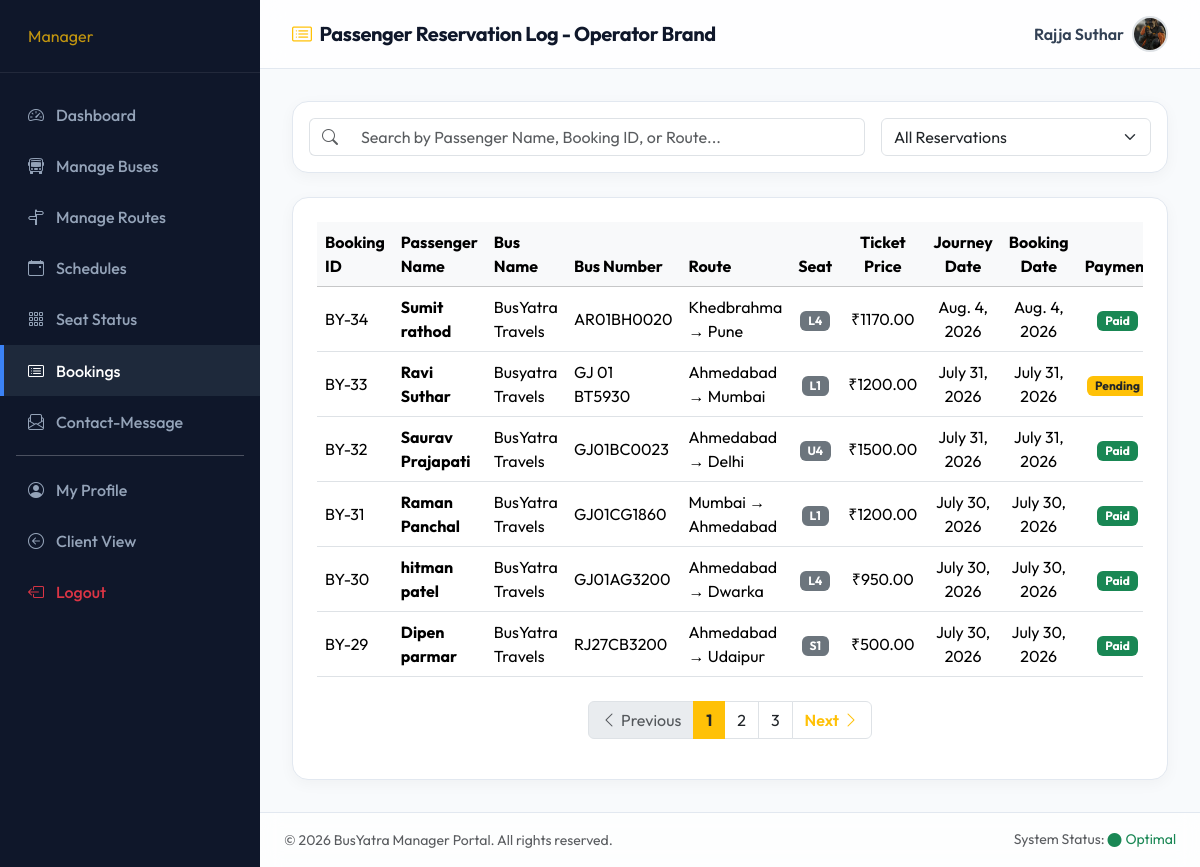
The app's page /manager-bookings/ (signed in) with its own data.
### Bus/models.py (models this page shows, shortened)
class User(models.Model):
    name = models.CharField(max_length=100)
    email = models.EmailField(unique=True)
    phone = models.CharField(max_length=15, unique=True)
    password = models.CharField(max_length=100)
    profile =models.ImageField(default='', upload_to='profile/')
    usertype = models.CharField(max_length=20, default="customer")

class Booking(models.Model):
    user = models.ForeignKey(User, on_delete=models.CASCADE)
    bus = models.ForeignKey(Bus, on_delete=models.CASCADE)
    seat_number = models.CharField(max_length=10)
    passenger_name = models.CharField(max_length=100)
    passenger_age = models.IntegerField()
    passenger_gender = models.CharField(max_length=10)
    amount = models.DecimalField(max_digits=10, decimal_places=2)
    booking_date = models.DateField(auto_now_add=True)
    travel_date = models.DateField()
    STATUS_CHOICES = [
        ('booked', 'Booked'),
        ('cancelled', 'Cancelled'),
        ('completed', 'Completed'),
    ]
    status = models.CharField(
        max_length=20,
        choices=STATUS_CHOICES,
        default='booked'
    )
    payment_id = models.CharField(
        max_length=150,
        blank=True,
        null=True
    )
    razorpay_order_id = models.CharField(
        max_length=150,
        blank=True,
        null=True
    )
    razorpay_signature = models.CharField(
        max_length=255,
        blank=True,
        null=True
    )
    payment = models.BooleanField(default=False)
    booking_status = models.CharField(
        max_length=20,
        default='booked'
    )
    payment_status = models.CharField(
        max_length=20,
        default='pending'
    )

class Bus(models.Model):
    manager = models.ForeignKey(User, on_delete=models.CASCADE)
    bus_name = models.CharField(max_length=100)
    bus_number = models.CharField(max_length=20)
    bus_type = models.CharField(max_length=20)
    source = models.CharField(max_length=100)
    destination = models.CharField(max_length=100)
    departure_time = models.TimeField()
    arrival_time = models.TimeField()
    total_seats = models.IntegerField()
    available_seats = models.IntegerField()
    fare = models.DecimalField(max_digits=10, decimal_places=2)
    image = models.ImageField(default='', upload_to='bus/')

### Bus/views.py (the view)
# urls.py: path('manager-bookings/', views.manager_bookings, name='manager_bookings')  ,
def manager_bookings(request):
    manager = get_manager_user(request)
    if not manager:
        return redirect('login')
    buses = Bus.objects.filter(manager=manager)
    bookings_list = Booking.objects.filter(bus__in=buses).order_by('-booking_date')
    paginator = Paginator(bookings_list, 6)
    page = request.GET.get('page', 1)
    try:
        bookings = paginator.page(page)
    except PageNotAnInteger:
        bookings = paginator.page(1)
    except EmptyPage:
        bookings = paginator.page(paginator.num_pages)
    return render(request, 'manager-bookings.html', {'bookings': bookings, 'page_obj': bookings})

### Bus/templates/manager-bookings.html (shortened to what this page needs)
{% load static %}
<!DOCTYPE html>
<html lang="en">
<head>
    <link href="https://cdn.jsdelivr.net/npm/bootstrap@5.3.2/dist/css/bootstrap.min.css" rel="stylesheet">
    <link href="https://cdn.jsdelivr.net/npm/bootstrap-icons@1.11.2/font/bootstrap-icons.min.css" rel="stylesheet">
    <link rel="stylesheet" href="{% static 'assets/css/style.css' %}">
</head>
<body>
    <div class="admin-wrapper">
        <nav class="admin-sidebar">
            <div class="sidebar-header">
                <span class="fs-6 text-warning ms-1 opacity-75">Manager</span>
            </div>
            <div class="nav flex-column mt-3">
                <a href="{% url 'manager_dashboard' %}" class="nav-link" id="sidebar-dashboard"><i
                        class="bi bi-speedometer2"></i>Dashboard</a>
                <a href="{% url 'manager_buses' %}" class="nav-link" id="sidebar-buses"><i
                        class="bi bi-bus-front"></i>Manage Buses</a>
                <a href="{% url 'manager_routes' %}" class="nav-link" id="sidebar-routes"><i
                        class="bi bi-signpost-split"></i>Manage Routes</a>
                <a href="{% url 'manager_schedules' %}" class="nav-link" id="sidebar-schedules"><i
                        class="bi bi-calendar-event"></i>Schedules</a>
                <a href="{% url 'manager_seats' %}" class="nav-link" id="sidebar-seats"><i
                        class="bi bi-grid-3x3-gap"></i>Seat Status</a>
                <a href="{% url 'manager_bookings' %}" class="nav-link active" id="sidebar-bookings"><i
                        class="bi bi-card-list"></i>Bookings</a>
                <a href="{% url 'contact_message' %}" class="nav-link" id="sidebar-contact"><i
                        class="bi bi-envelope-paper"></i>Contact-Message</a>
                <hr class="text-white opacity-25 my-2 mx-3">
                <a href="{% url 'manager_profile' %}" class="nav-link" id="sidebar-profile"><i
                        class="bi bi-person-circle"></i>My Profile</a>
                <a href="{% url 'index' %}" class="nav-link"><i class="bi bi-arrow-left-circle"></i>Client View</a>
                <a href="{% url 'logout' %}" class="nav-link text-danger mt-auto"><i
                        class="bi bi-box-arrow-left"></i>Logout</a>
            </div>
        </nav>
        <div class="admin-content d-flex flex-column">
            <header class="admin-header d-flex justify-content-between align-items-center">
                <h5 class="mb-0 text-navy-dark fw-bold"><i class="bi bi-card-list text-warning me-2"></i>Passenger
                    Reservation Log - <span id="operatorBrandName">Operator Brand</span></h5>
                <div class="d-flex align-items-center gap-2">
                    <span class="fw-semibold text-navy-dark">{{ login_user.name }}</span>
                    {% if login_user.profile and login_user.profile.name %}
                    <img src="{{ login_user.profile.url }}" width="36" height="36"
                        class="rounded-circle border border-2 object-fit-cover">
                    {% else %}
                    <div class="profile-img-container m-0 bg-warning text-dark d-flex align-items-center justify-content-center"
                        style="width:36px; height:36px; font-size:0.95rem; font-weight:700; border-radius: 50%;">{{
                        login_user.name|slice:":2"|upper }}</div>
                    {% endif %}
                </div>
            </header>
            <main class="admin-body">
                <div class="card card-custom p-3 mb-4">
                    <div class="row g-3">
                        <div class="col-md-8">
                            <div class="input-group">
                                <span class="input-group-text bg-white text-muted border-end-0"><i
                                        class="bi bi-search"></i></span>
                                <input type="text" class="form-control border-start-0" id="searchQuery"
                                    placeholder="Search by Passenger Name, Booking ID, or Route...">
                            </div>
                        </div>
                        <div class="col-md-4">
                            <select class="form-select" id="statusFilter">
                                <option value="All">All Reservations</option>
                            </select>
                        </div>
                    </div>
                </div>
                <div class="card card-custom p-4">
                    <div class="table-responsive">
                        <table class="table align-middle" id="bookingsTable">
                            <thead class="table-light">
                                <tr>
                                    <th>Booking ID</th>
                                    <th>Passenger Name</th>
                                    <th>Bus Name</th>
                                    <th>Bus Number</th>
                                    <th>Route</th>
                                    <th class="text-center">Seat</th>
                                    <th class="text-center">Ticket Price</th>
                                    <th class="text-center">Journey Date</th>
                                    <th class="text-center">Booking Date</th>
                                    <th class="text-center">Payment</th>
                                </tr>
                            </thead>
                            <tbody id="bookingsTableBody">
                                {% for b in bookings %}
                                <tr>
                                    <td>BY-{{ b.id }}</td>
                                    <td><strong>{{ b.passenger_name }}</strong></td>
                                    <td>{{ b.bus.bus_name }}</td>
                                    <td>{{ b.bus.bus_number }}</td>
                                    <td>{{ b.bus.source }} → {{ b.bus.destination }}</td>
                                    <td class="text-center"><span class="badge bg-secondary">{{ b.seat_number }}</span>
                                    </td>
                                    <td class="text-center">₹{{ b.bus.fare }}</td>
                                    <td class="text-center">{{ b.travel_date }}</td>
                                    <td class="text-center">{{ b.booking_date }}</td>
                                    <td class="text-center">
                                        {% if b.payment %}
                                        <span class="badge bg-success">Paid</span>
                                        {% else %}
                                        <span class="badge bg-warning text-dark">Pending</span>
                                        {% endif %}
                                    </td>
                                </tr>
                                {% empty %}
                                <tr>
                                    <td colspan="12" class="text-center text-muted">No reservations found.</td>
                                </tr>
                                {% endfor %}
                            </tbody>
                        </table>
                        {% if page_obj.paginator.num_pages > 1 %}
                        <nav aria-label="Page navigation" class="mt-4 mb-3">
                            <ul class="pagination justify-content-center mb-0">
                                {% if page_obj.has_previous %}
                                    <li class="page-item">
                                        <a class="page-link shadow-none fw-semibold text-warning" href="?page={{ page_obj.previous_page_number }}{% if search_query %}&search={{ search_query }}{% endif %}" aria-label="Previous">
                                            <i class="bi bi-chevron-left me-1"></i>Previous
                                        </a>
                                    </li>
                                {% else %}
                                    <li class="page-item disabled">
                                        <span class="page-link shadow-none text-muted"><i class="bi bi-chevron-left me-1"></i>Previous</span>
                                    </li>
                                {% endif %}
                                {% for num in page_obj.paginator.page_range %}
                                    {% if page_obj.number == num %}
                                        <li class="page-item active" aria-current="page">
                                            <span class="page-link bg-warning text-dark fw-bold border-warning shadow-none">{{ num }}</span>
                                        </li>
                                    {% elif num > page_obj.number|add:'-3' and num < page_obj.number|add:'3' %}
                                        <li class="page-item">
                                            <a class="page-link shadow-none text-dark" href="?page={{ num }}{% if search_query %}&search={{ search_query }}{% endif %}">{{ num }}</a>
                                        </li>
                                    {% endif %}
                                {% endfor %}
                                {% if page_obj.has_next %}
                                    <li class="page-item">
                                        <a class="page-link shadow-none fw-semibold text-warning" href="?page={{ page_obj.next_page_number }}{% if search_query %}&search={{ search_query }}{% endif %}" aria-label="Next">
                                            Next<i class="bi bi-chevron-right ms-1"></i>
                                        </a>
                                    </li>
                                {% else %}
                                    <li class="page-item disabled">
                                        <span class="page-link shadow-none text-muted">Next<i class="bi bi-chevron-right ms-1"></i></span>
                                    </li>
                                {% endif %}
                            </ul>
                        </nav>
                        {% endif %}
                    </div>
                </div>
            </main>
            <footer
                class="admin-footer py-3 px-4 mt-auto text-muted small d-flex justify-content-between align-items-center">
                <div>&copy; 2026 BusYatra Manager Portal. All rights reserved.</div>
                <div>System Status: <span class="text-success"><i
                            class="bi bi-circle-fill fs-8 me-1 align-middle"></i>Optimal</span></div>
            </footer>
        </div>
    </div>
</body>
</html>

### records on screen
User: name "Rajja Suthar", profile (picture)
Booking: id "34", passenger_name "Sumit rathod", bus.bus_name "BusYatra Travels", bus.bus_number "AR01BH0020", bus.source "Khedbrahma", bus.destination "Pune", seat_number "L4", bus.fare "1170.00", travel_date "Aug. 4, 2026", booking_date "Aug. 4, 2026", payment "Paid"
Booking: id "33", passenger_name "Ravi Suthar", bus.bus_name "Busyatra Travels", bus.bus_number "GJ 01 BT5930", bus.source "Ahmedabad", bus.destination "Mumbai", seat_number "L1", bus.fare "1200.00", travel_date "July 31, 2026", booking_date "July 31, 2026", payment "Pending"
Booking: id "32", passenger_name "Saurav Prajapati", bus.bus_name "BusYatra Travels", bus.bus_number "GJ01BC0023", bus.source "Ahmedabad", bus.destination "Delhi", seat_number "U4", bus.fare "1500.00", travel_date "July 31, 2026", booking_date "July 31, 2026", payment "Paid"
Booking: id "31", passenger_name "Raman Panchal", bus.bus_name "BusYatra Travels", bus.bus_number "GJ01CG1860", bus.source "Mumbai", bus.destination "Ahmedabad", seat_number "L1", bus.fare "1200.00", travel_date "July 30, 2026", booking_date "July 30, 2026", payment "Paid"
Booking: id "30", passenger_name "hitman patel", bus.bus_name "BusYatra Travels", bus.bus_number "GJ01AG3200", bus.source "Ahmedabad", bus.destination "Dwarka", seat_number "L4", bus.fare "950.00", travel_date "July 30, 2026", booking_date "July 30, 2026", payment "Paid"
Booking: id "29", passenger_name "Dipen parmar", bus.bus_name "BusYatra Travels", bus.bus_number "RJ27CB3200", bus.source "Ahmedabad", bus.destination "Udaipur", seat_number "S1", bus.fare "500.00", travel_date "July 30, 2026", booking_date "July 30, 2026", payment "Paid"

### other values on screen
{{ num }} "1"
{{ num }} "2" "3"
